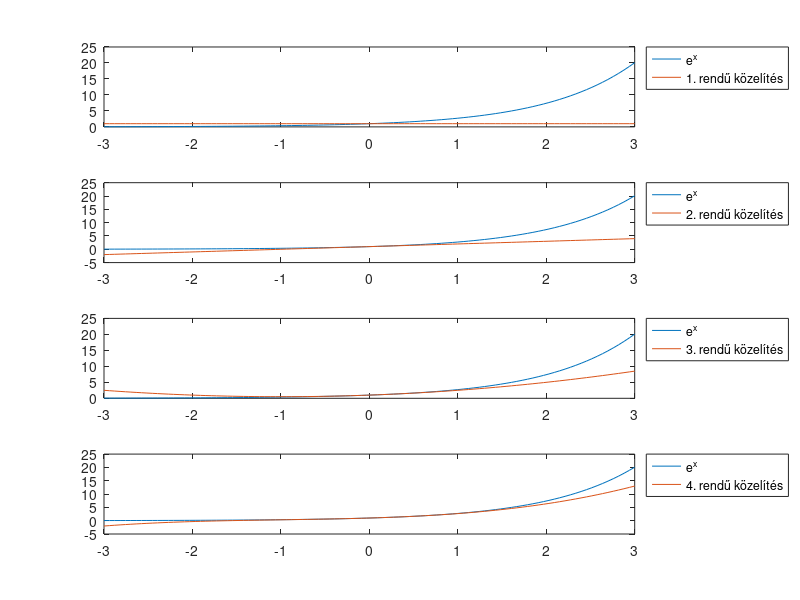

The MATLAB script that drew this image:
% hf 8-g megcsinalni -> subplot 4,2

f=@(x) exp(x);

f1=@(x) ones(size(x));
f2=@(x) f1(x) + x;
f3=@(x) f2(x) + x.^2/2;
f4=@(x) f3(x) + x.^3/6;

fvek={f1,f2,f3,f4};

xx=linspace(-3,3);
for k=1:4
  subplot(4,1,k);
  fk=fvek{k};
  plot(xx,f(xx),xx,fk(xx));
  legend('e^x',sprintf("%d. rendű közelítés",k));
  legend('location','northeastoutside');
end
